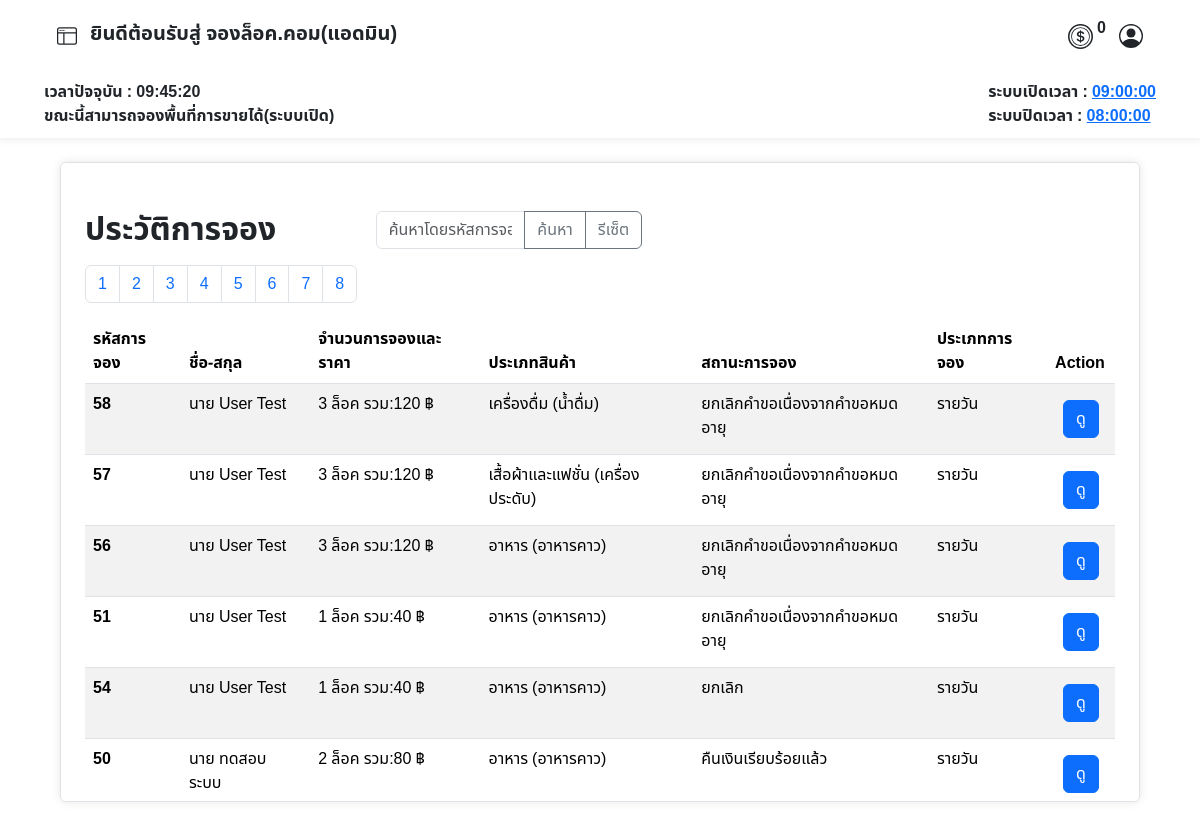
/admin/booking_history.php (signed in), run on the app's committed database.
### tables this page shows
CREATE TABLE `operating_hours` (
  `id` int(11) NOT NULL,
  `opening_time` time NOT NULL,
  `closing_time` time NOT NULL
);

CREATE TABLE `booked` (
  `id_booked` int(10) UNSIGNED ZEROFILL NOT NULL COMMENT 'รหัสการจองแบบเรียบร้อยแล้ว',
  `booking_id` int(10) UNSIGNED DEFAULT NULL COMMENT 'รหัสการจอง',
  `member_id` int(6) UNSIGNED DEFAULT NULL COMMENT 'รหัสลูกค้า',
  `booking_amount` varchar(45) NOT NULL,
  `total_price` varchar(45) NOT NULL,
  `product_type` int(11) NOT NULL,
  `sub_product_type` int(11) NOT NULL,
  `booking_status` int(3) UNSIGNED NOT NULL COMMENT 'สถานะการจอง',
  `booking_type` varchar(20) NOT NULL,
  `zone_id` int(3) UNSIGNED NOT NULL COMMENT 'รหัสประเภทโซน',
  `slip_img` varchar(45) DEFAULT NULL COMMENT 'log',
  `booking_date` timestamp NOT NULL DEFAULT current_timestamp() ON UPDATE current_timestamp() COMMENT 'วันเวลาที่จอง',
  `booked_lock_number` varchar(10) DEFAULT NULL COMMENT 'เลขล็อคที่จะได้',
  `expiration_date` datetime DEFAULT NULL
);

CREATE TABLE `category` (
  `id_category` int(11) NOT NULL,
  `cat_name` varchar(45) NOT NULL
);

CREATE TABLE `sub_category` (
  `idsub_category` int(11) NOT NULL,
  `id_category` int(11) DEFAULT NULL,
  `sub_cat_name` varchar(45) NOT NULL
);

CREATE TABLE `booking_status` (
  `id` int(3) UNSIGNED NOT NULL COMMENT 'รหัสสถานะการจอง',
  `status` varchar(50) NOT NULL COMMENT 'สถานะ'
);

### admin/booking_history.php (the view, shortened to what this page needs)
<?php
require("../condb.php");
$results_per_page = 7;
$page = isset($_GET['page']) ? (int)$_GET['page'] : 1;
$start_from = ($page - 1) * $results_per_page;
?>
<!DOCTYPE html>
<html lang="th">
<head>
    <link href="https://cdn.jsdelivr.net/npm/bootstrap@5.3.3/dist/css/bootstrap.min.css" rel="stylesheet">
    <link rel="stylesheet" href="../asset/css/font.css">
</head>
<body>
    <?php include('./admin_nav.php'); ?>
    <div class="container my-4 px-2 border bgcolor py-4 rounded overflow-auto" style="width: 90%; height: 40rem;">
        <div class="tab-content" id="myTabContent">
            <div class="tab-pane fade show active mt-2 mx-2 p-2" id="category">
                <div class="mt-2">
                    <div class="d-flex">
                        <div class="row">
                            <div class="w-50">
                                <h2><strong>ประวัติการจอง</strong></h2>
                            </div>
                            <div class="w-50">
                                <form method="GET">
                                    <div class="input-group mb-3">
                                        <input class="form-control" type="text" name="search_query" placeholder="ค้นหาโดยรหัสการจอง, ชื่อ-สกุล">
                                        <button class="btn btn-outline-secondary" type="submit">ค้นหา</button>
                                        <a href="?reset=true" class="btn btn-outline-secondary">รีเซ็ต</a>
                                    </div>
                                </form>
                            </div>
                        </div>
                    </div>
                    <?php
                    $sql_total = "SELECT COUNT(*) FROM market_booking.booked";
                    $result_total = $conn->query($sql_total);
                    $row_total = $result_total->fetch_row();
                    $total_records = $row_total[0];
                    $total_pages = ceil($total_records / $results_per_page);
                    echo "<nav>";
                    echo "<ul class='pagination'>";
                    for ($i = 1; $i <= $total_pages; $i++) {
                        echo "<li class='page-item'><a class='page-link' href='?page=" . $i . "'>" . $i . "</a></li>";
                    }
                    echo "</ul>";
                    echo "</nav>";
                    $sql = "SELECT
                            B.booking_id,
                            CONCAT(U.prefix, ' ', U.firstname, ' ', U.lastname) AS fullname,
                            B.booking_amount,
                            B.total_price,
                            C.cat_name,
                            SC.sub_cat_name,
                            BS.status,
                            B.booking_type,
                            B.slip_img,
                            B.booked_lock_number,
                            B.booking_date
                        FROM market_booking.booked AS B
                        LEFT JOIN booking_status AS BS ON B.booking_status = BS.id
                        LEFT JOIN tbl_user AS U ON B.member_id = U.user_id
                        LEFT JOIN category AS C ON B.product_type = C.id_category
                        LEFT JOIN sub_category AS SC ON B.sub_product_type = SC.idsub_category
                        ORDER BY id_booked DESC";
                    $sql .= " LIMIT $start_from, $results_per_page";
                    $result = $conn->query($sql);
                    if ($result === false) {
                        echo "ข้อผิดพลาด SQL: " . $conn->error;
                    } elseif ($result->num_rows > 0) {
                        echo "<table class='table table-striped'>";
                        echo "<thead>
            <tr>
                <th>รหัสการจอง</th>
                <th>ชื่อ-สกุล</th>
                <th>จำนวนการจองและราคา</th>
                <th>ประเภทสินค้า</th>
                <th>สถานะการจอง</th>
                <th>ประเภทการจอง</th>
                <th>Action</th>
            </tr>
        </thead>";
                        echo "<tbody>";
                        while ($row = $result->fetch_assoc()) {
                            echo "<tr>";
                            echo "<td><strong>" . (is_null($row["booking_id"]) ? "<span class='text-danger'>ข้อมูลถูกลบไปแล้ว</span>" : $row["booking_id"]) . "</strong></td>";
                            echo "<td>" . (is_null($row["fullname"]) ? "<span class='text-danger'>ข้อมูลถูกลบไปแล้ว</span>" : $row["fullname"]) . "</td>";
                            echo "<td>" . (is_null($row["booking_amount"]) || is_null($row["total_price"]) ? "<span class='text-danger'>ข้อมูลถูกลบไปแล้ว</span>" : $row["booking_amount"] . " ล็อค รวม:" . $row["total_price"] . " ฿") . "</td>";
                            echo "<td>" . (is_null($row["cat_name"]) || is_null($row["sub_cat_name"]) ? "<span class='text-danger'>ข้อมูลถูกลบไปแล้ว</span>" : $row["cat_name"] . " (" . $row["sub_cat_name"] . ")") . "</td>";
                            echo "<td>" . (is_null($row["status"]) ? "<span class='text-danger'>ข้อมูลถูกลบไปแล้ว</span>" : $row["status"]) . "</td>";
                            if ($row["booking_type"] === 'PerDay') {
                                $booking_type_display = 'รายวัน';
                            } elseif ($row["booking_type"] === 'PerMonth') {
                                $booking_type_display = 'รายเดือน';
                            } else {
                                $booking_type_display = 'ไม่ทราบประเภทการจอง';
                            }
                            echo "<td>" . $booking_type_display . "</td>";
                            echo "<td>
                    <button
                        class='btn btn-primary m-2' type='button'
                        data-bs-toggle='modal'
                        data-bs-target='#viewBookingModal'
                        data-id='" . (is_null($row["booking_id"]) ? '' : $row["booking_id"]) . "'>
                        ดู
                    </button>
                </td>";
                            echo "</tr>";
                        }
                        echo "</tbody></table>";
                    } else {
                        echo "ไม่พบข้อมูล";
                    }
                    ?>
                </div>
            </div>
        </div>
    </div>
</body>
</html>

### admin/admin_nav.php (shortened to what this page needs)
<nav class="row g-2 bgcolor">
    <div class="col-12 d-flex justify-content-between px-5 py-3">
        <div class="col-4">
            <div class="d-flex align-items-end ">
                <button class="btn" type="button" data-bs-toggle="offcanvas" data-bs-target="#offcanvasWithBothOptions" aria-controls="offcanvasWithBothOptions">
                </button>
                <h5>
                    <strong>ยินดีต้อนรับสู่ จองล็อค.คอม(แอดมิน)</strong>
                </h5>
            </div>
        </div>
        <div class="d-flex align-items-center ">
            <div class="row  ">
                <div class="col d-flex align-items-center justify-content-center">
                    <p class="ms-1">
                        <strong>
                            <?php
                            echo $_SESSION["token"];
                            ?>
                        </strong>
                    </p>
                </div>
            </div>
            <button class="btn " type="button" data-bs-toggle="modal" data-bs-target="#ProfileModal">
            </button>
        </div>
    </div>
    <?php
    require("../condb.php");
    $sql_time = "SELECT opening_time, closing_time FROM operating_hours LIMIT 1";
    $result = $conn->query($sql_time);
    $row_time = $result->fetch_assoc();
    $openingTime = $row_time['opening_time'];
    $closingTime = $row_time['closing_time'];
    ?>
    <div class="col-12 d-flex justify-content-between px-5">
        <strong>
            <div id="time"></div>
            <div id="status"></div>
        </strong>
        <strong>
            <div id="opening_time">ระบบเปิดเวลา : <a href="#" data-bs-toggle="modal" data-bs-target="#editTimeModal"><?php echo $openingTime; ?></a></div>
            <div id="closing_time">ระบบปิดเวลา : <a href="#" data-bs-toggle="modal" data-bs-target="#editTimeModal"><?php echo $closingTime; ?></a></div>
        </strong>
    </div>
</nav>

### admin/booking_history.php (style rules this page uses)
body { background-image: url(../asset/img/img.market2.jpg); width: 100%; height: 100%; background-repeat: repeat; background-size: cover; }

### admin/admin_nav.php (style rules this page uses)
.bgcolor { background-color: rgba(255, 255, 255, 0.9); padding-bottom: 10px; box-shadow: 0 0 10px rgba(0, 0, 0, 0.1); }

### data on the page
operating_hours: opening_time "09:00:00", closing_time "08:00:00"
booked: booking "58", fullname "นาย User Test", booking_amount "3", total_price "120", product_type.cat_name "เครื่องดื่ม", sub_category.sub_cat_name "น้ำดื่ม", booking_status.status "ยกเลิกคำขอเนื่องจากคำขอหมดอายุ", booking_type "รายวัน"
booked: booking "57", fullname "นาย User Test", booking_amount "3", total_price "120", product_type.cat_name "เสื้อผ้าและแฟชั่น", sub_category.sub_cat_name "เครื่องประดับ", booking_status.status "ยกเลิกคำขอเนื่องจากคำขอหมดอายุ", booking_type "รายวัน"
booked: booking "56", fullname "นาย User Test", booking_amount "3", total_price "120", product_type.cat_name "อาหาร", sub_category.sub_cat_name "อาหารคาว", booking_status.status "ยกเลิกคำขอเนื่องจากคำขอหมดอายุ", booking_type "รายวัน"
booked: booking "51", fullname "นาย User Test", booking_amount "1", total_price "40", product_type.cat_name "อาหาร", sub_category.sub_cat_name "อาหารคาว", booking_status.status "ยกเลิกคำขอเนื่องจากคำขอหมดอายุ", booking_type "รายวัน"
booked: booking "54", fullname "นาย User Test", booking_amount "1", total_price "40", product_type.cat_name "อาหาร", sub_category.sub_cat_name "อาหารคาว", booking_status.status "ยกเลิก", booking_type "รายวัน"
booked: booking "50", fullname "นาย ทดสอบ ระบบ", booking_amount "2", total_price "80", product_type.cat_name "อาหาร", sub_category.sub_cat_name "อาหารคาว", booking_status.status "คืนเงินเรียบร้อยแล้ว", booking_type "รายวัน"

### other printed values
$_SESSION["token"] "0"
